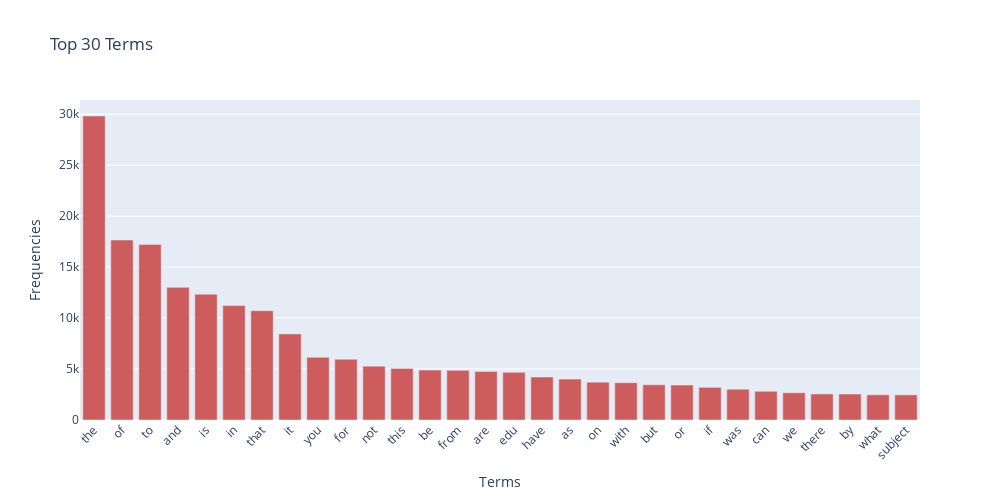

Notebook code for this chart:
### Code cell
# 不要先截斷 term_frequencies，直接保留全部詞頻
term_frequencies_all = np.asarray(X_counts.sum(axis=0)).ravel()
terms = count_vect.get_feature_names_out()

# 找出全體詞彙裡出現次數最高的前 30 個
top_idx = np.argsort(term_frequencies_all)[::-1][:30]
top_terms = terms[top_idx]
top_freqs = term_frequencies_all[top_idx]

# 畫圖（保持你原本的格式）
fig = go.Figure(data=[go.Bar(x=top_terms, 
                             y=top_freqs,
                             marker_color='indianred')])
fig.update_layout(title='Top 30 Terms',
                  xaxis_title='Terms',
                  yaxis_title='Frequencies',
                  xaxis_tickangle=-45,
                  width=1000, height=500)
fig.show()

### Figure 1 — Plotly figure (JSON) as saved in the notebook; plotly's stock layout.template omitted (floating-point values rounded to 4 significant figures)
{"data": [{"marker": {"color": "indianred"}, "type": "bar", "x": ["the", "of", "to", "and", "is", "in", "that", "it", "you", "for", "not", "this", "be", "from", "are", "edu", "have", "as", "on", "with", "but", "or", "if", "was", "can", "we", "there", "by", "what", "subject"], "y": [29825, 17660, 17222, 13017, 12343, 11226, 10723, 8447, 6157, 5962, 5285, 5063, 4898, 4877, 4769, 4675, 4218, 4015, 3709, 3655, 3453, 3432, 3208, 3020, 2818, 2674, 2556, 2548, 2472, 2464]}], "layout": {"height": 500, "title": {"text": "Top 30 Terms"}, "width": 1000, "xaxis": {"tickangle": -45, "title": {"text": "Terms"}}, "yaxis": {"title": {"text": "Frequencies"}}}}
